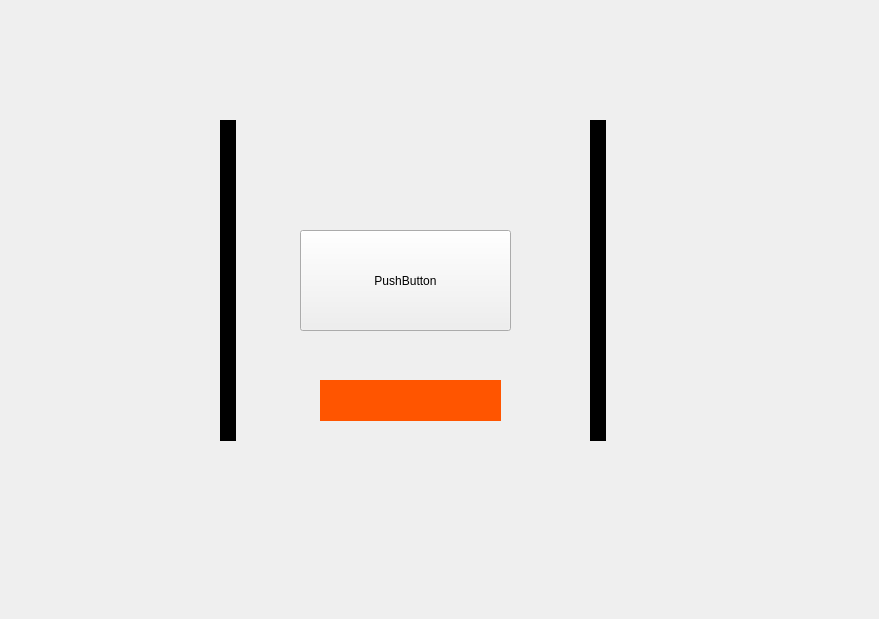
<?xml version="1.0" encoding="UTF-8"?>
<ui version="4.0">
 <class>Form</class>
 <widget class="QWidget" name="Form">
  <property name="geometry">
   <rect>
    <x>0</x>
    <y>0</y>
    <width>879</width>
    <height>619</height>
   </rect>
  </property>
  <property name="windowTitle">
   <string>Form</string>
  </property>
  <widget class="QPushButton" name="pushButton">
   <property name="geometry">
    <rect>
     <x>300</x>
     <y>230</y>
     <width>211</width>
     <height>101</height>
    </rect>
   </property>
   <property name="text">
    <string>PushButton</string>
   </property>
  </widget>
  <widget class="QWidget" name="widget_1" native="true">
   <property name="geometry">
    <rect>
     <x>220</x>
     <y>120</y>
     <width>16</width>
     <height>321</height>
    </rect>
   </property>
   <property name="styleSheet">
    <string notr="true">background-color: rgb(0, 0, 0);</string>
   </property>
  </widget>
  <widget class="QWidget" name="widget_2" native="true">
   <property name="geometry">
    <rect>
     <x>590</x>
     <y>120</y>
     <width>16</width>
     <height>321</height>
    </rect>
   </property>
   <property name="styleSheet">
    <string notr="true">background-color: rgb(0, 0, 0);</string>
   </property>
  </widget>
  <widget class="QLabel" name="label">
   <property name="geometry">
    <rect>
     <x>320</x>
     <y>380</y>
     <width>181</width>
     <height>41</height>
    </rect>
   </property>
   <property name="styleSheet">
    <string notr="true">color: rgb(255, 85, 0);
background-color: rgb(255, 85, 0);</string>
   </property>
   <property name="text">
    <string>TextLabel</string>
   </property>
  </widget>
 </widget>
 <resources/>
 <connections/>
</ui>
